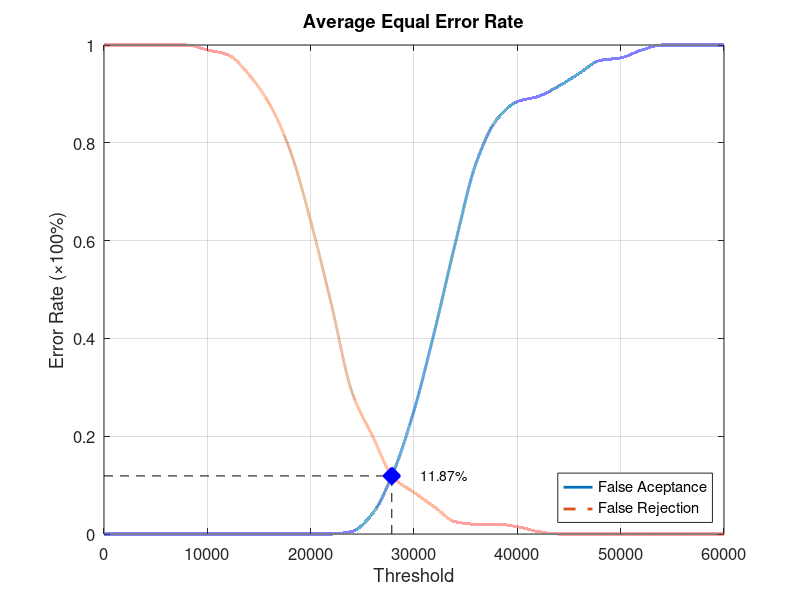
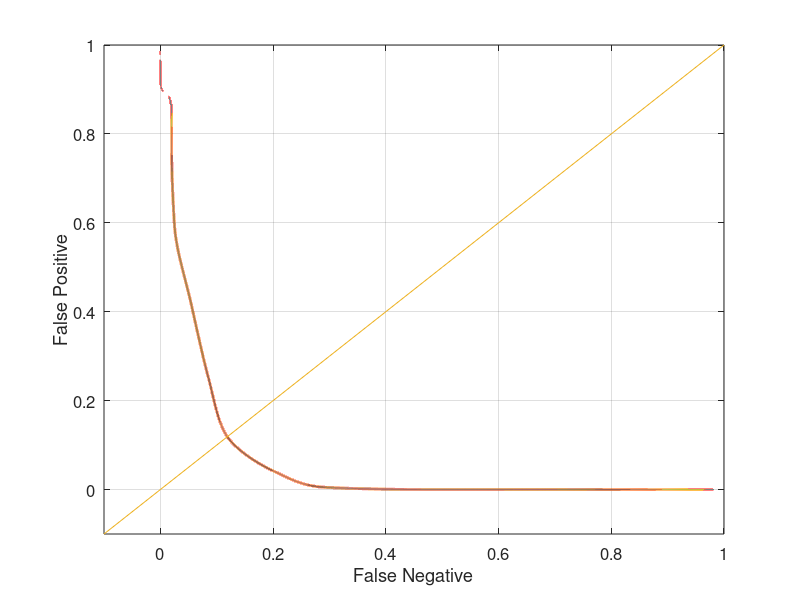

Source code (MATLAB) for these figures, in order:
function yEER = Database3_2
close all;
clear;
clc;
x = 0:2000:60000;
xq = 0:0.5:60000;

y0 = [0 0 0 0 0 0 0 0 0 0 0 0 0.00526316 0.0421053 0.126316 0.252632 0.415789 0.594737 0.757895 0.847368 0.884211 0.894737 0.915789 0.942105 0.968421 0.973684 0.989474 1 1 1 1];
yy0 = interp1(x, y0, xq, 'pchip');
y1 = [1 1 1 1 1 0.99 0.98 0.94 0.88 0.785 0.64 0.47 0.29 0.2 0.115 0.085 0.055 0.025 0.02 0.02 0.015 0.005 0 0 0 0 0 0 0 0 0];
yy1 = interp1(x, y1, xq, 'pchip');

% Calculating EER: 
y2 = abs(y0 - y1);
find(y2 == min(y2))
yy2 = abs(yy0 - yy1);
xEER = find(yy2 == min(yy2));
xEERIndex = xq(xEER) % X-axis EER
yEER = yy0(xEER) % Y-axis EER

main = figure
plot(xq, yy0,'-','LineWidth', 2);	hold on
plot(xq, yy1,'--','LineWidth', 2);	hold on
plot([xEERIndex xEERIndex], [0 yEER], 'k--');	hold on
plot([0 xEERIndex], [yEER yEER], 'k--');	hold on
plot(xEERIndex, yEER, 'bx', 'LineWidth', 10);	hold on
text(xEERIndex + 10 * xEERIndex / 100, yEER, [num2str(round((10000 * yEER)) / 100) '%'])
legend('False Aceptance', 'False Rejection', 'Location', 'SouthEast')
xlabel('Threshold')
ylabel('Error Rate (\times100%)')
title('Average Equal Error Rate')
set(gca, 'FontSize', 12)
axis([0 60000 0 1])
grid on

print(main, 'Database3_2Main', '-dpng');
FNRxFPR = figure('Color', [1 1 1]);
plot(yy1, yy0, '-', yy1, yy0, 'LineWidth', 2);
hold on
y = -0.1:0.1:1
plot(y, y); 
set(gca, 'FontSize', 12)
xlabel('False Negative')
ylabel('False Positive')
axis([-0.1 1 -0.1 1])
set(gca, 'FontSize', 12)
grid on

print(FNRxFPR, 'Database3_2FNRxFPR','-dpng');
end
